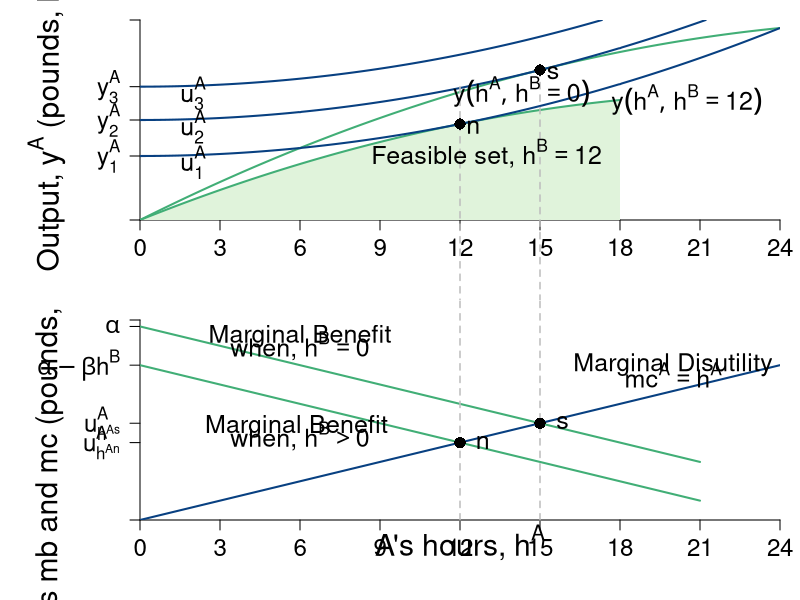

This figure's R source:
require(shape)
pdf(file = "coordination_failures/mb_mc_hours.pdf", width = 9, height = 12)

#Set parameters for graphics
pointsize <- 1.8
axislabelsize <- 1.8
labelsize <- 1.5
namesize <- 1.8
annotatesize <- 1.5
graphlinewidth <- 2
segmentlinewidth <- 1.5

COL <- c("#7fc97f", "#beaed4", "#fdc086", "#ffff99", "#386cb0", "#f0027f", "#bf5b17", "#666666")
COLA <- c("#e0f3db", "#99d8c9","#66c2a4","#41ae76", "#238b45", "#005824")
COLB <- c("#4eb3d3", "#2b8cbe", "#0868ac","#084081")


#Need to create a stacked graph and 
#use the option mfrow = c(2,1) for that
par(mar =  c(4, 7, 1, 1), mfrow = c(2,1))

indiffA <- function(ea, uA = 46.08) {
  uA + (1/2)*(ea)^2
}

output <- function(ea, eb = 12, alpha = 30, beta = 1/2){
  (alpha - beta*(ea+eb))*ea
}

uA <- function(ea, ya = output) {
  ya - 0.5*(ea)^2
}

mrsA <- function(ea){
  ea
}

slopeline <- function(ea, yint = 0.5, slope = 2){
  yint + slope*ea
}


xlims <- c(0, 24)
ylims <- c(0, 450)

npts <- 501 
x <- seq(xlims[1], xlims[2], length.out = npts)
y <- seq(ylims[1], ylims[2], length.out = npts) 
a <- c(uA(ea = 12, output(ea = 12, eb = 12)), uA(ea = 15, output(ea = 15, eb = 0)), 300)

plot(0, 0, xlim = xlims, ylim = ylims, type = "n",
     xlab = expression(paste("")),
     ylab = expression(paste("")), 
     xaxt = "n", 
     yaxt = "n", 
     cex.lab = axislabelsize, 
     bty = "n",
     xaxs="i", 
     yaxs="i")

# ticksy <- seq(from = 0, to = ylims[2], by = 2)
# ylabels <- seq(from = 0, to = ylims[2], by = 2)
ticksx <- seq(from = 0, to = xlims[2], by = 3)
xlabels <- seq(from = 0, to = xlims[2], by = 3)
ticksy <- c(0, 144, 225, 300, ylims[2])
ylabels <- c(NA, expression(paste(y[1]^A)), expression(paste(y[2]^A)), expression(paste(y[3]^A)), NA)
# ticksx <- c(0, 6.9, 12, 9.6, 16, 24, 26)
# xlabels <- c(NA, expression(paste(e^A,"*")), expression(paste(1/2*beta)), expression(paste(e^{AN})), expression(paste(alpha)), expression(paste(1/beta)), NA)

axis(1, at = ticksx, pos = 0, labels = xlabels, cex.axis= labelsize - 0.05)
axis(2, at = ticksy, pos = 0, labels = ylabels, las = 1, cex.axis= labelsize - 0.05)

npts <- 500 
xx1 <- seq(xlims[1], xlims[2], length.out = npts)
xx2 <- seq(xlims[1], 18, length.out = npts)
xx3 <- seq(xlims[1], 21, length.out = npts)

#Feasible set
xpolyF <- seq(from = 0, to = 18, length.out = 501)
ypolyF <- output(xpolyF, eb = 12)
polygon(c(0, xpolyF, 18, xlims[1]), 
        c(output(0, eb = 0), output(xpolyF, eb = 12), 0, 0),
        border = FALSE, col = COLA[1])


lines(xx1, output(xx1, eb = 0), col = COLA[4], lwd = graphlinewidth)
lines(xx2, output(xx2, eb = 12), col = COLA[4], lwd = graphlinewidth)

contour(x, y,
        outer(x, y, uA),
        drawlabels = FALSE,
        col = COLB[4],
        lwd = graphlinewidth,
        levels = a,
        xaxs="i",
        yaxs="i",
        add = TRUE)

segments(12, 300, 12, -300, lty = 2, col = "gray", lwd = segmentlinewidth, xpd = 350)
segments(15, output(ea = 15, eb = 0), 15, -300, lty = 2, col = "gray", lwd = segmentlinewidth, xpd = 350)

text(13, 150, expression(paste("Feasible set, ", h^B == 12)), xpd = TRUE, cex = labelsize)

# segments(2, 0, 2, ylims[2], lty = 2, col = "gray" , lwd = segmentlinewidth)
# segments(6, 0, 6, ylims[2], lty = 2, col = "gray" , lwd = segmentlinewidth)

#Axis labels
#mtext(expression(paste("A's hours, ", h^A)), side=1, line = 3.2, cex = axislabelsize)
#text(0.5*xlims[2], -40, expression(paste("A's hours, ", h^A)), xpd = TRUE, cex = axislabelsize)
text(-3.5, 0.5*ylims[2], expression(paste("Output, ", y^A," (pounds, lb)")), xpd = TRUE, cex = axislabelsize, srt = 90)

# text(-0.9, 0.5*ylims[2], expression(paste("Output, ", y^A)), xpd = TRUE, cex = axislabelsize, srt = 90)
# text(5, 12, expression(paste("slope", phantom()==h^A, phantom() == 2)), cex = annotatesize)
# Arrows(3.6, 12, 2.4, 12, col = "black", lty = 1, lwd = 2, arr.type = "triangle", arr.lwd = 0.5)
# text(9, 28, expression(paste("slope", phantom()==h^A, phantom() == 6)), cex = annotatesize)
# Arrows(7.6, 28, 6.4, 28, col = "black", lty = 1, lwd = 2, arr.type = "triangle", arr.lwd = 0.5)

#Label the iso-welfare functions for the HG, Aisha
text(2, 130, expression(u[1]^A), cex = annotatesize)
text(2, 210, expression(u[2]^A), cex = annotatesize)
text(2, 285, expression(u[3]^A), cex = annotatesize)

points(12, output(ea = 12), pch = 16, col = "black", cex = 1.5)
text(12 + 0.5, output(ea = 12) - 6, expression(paste(n)), cex = annotatesize)

points(15, output(ea = 15, eb = 0), pch = 16, col = "black", cex = 1.5)
text(15 + 0.5, output(ea = 15, eb = 0) - 6, expression(paste(s)), cex = annotatesize)


text(14.3, 288, expression(paste(y(h^A, h^B == 0))), cex = annotatesize)
text(20.5, 270, expression(paste(y(h^A, h^B == 12))), cex = annotatesize)



MBenefit <- function(ea, eb = 12, alpha = 30, beta = 1/2) {
  (alpha - beta*eb - 2*beta*ea)
}

MCost <- function(ea, slope = 1, intercept = 0){
  slope*ea
}


xlims <- c(0, 24)
ylims <- c(0, 31)

npts <- 501 
x <- seq(xlims[1], xlims[2], length.out = npts)
y <- seq(ylims[1], ylims[2], length.out = npts) 
a <- c(12, 46.08, 90)



plot(0, 0, xlim = xlims, ylim = ylims, type = "n",
     xlab = expression(paste("")),
     ylab = expression(paste("")), 
     xaxt = "n", 
     yaxt = "n", 
     cex.lab = axislabelsize, 
     bty = "n",
     xaxs="i", 
     yaxs="i")

# ticksy <- seq(from = 0, to = ylims[2], by = 2)
# ylabels <- seq(from = 0, to = ylims[2], by = 2)
# ticksx <- seq(from = 0, to = xlims[2], by = 2)
# xlabels <- seq(from = 0, to = xlims[2], by = 2)
ticksy <- c(0, MBenefit(12), MBenefit(15, eb = 0), MBenefit(ea = 0), 30, ylims[2])
ylabels <- c(NA, expression(paste(u[h^An]^A)), expression(paste(u[h^As]^A)), expression(paste(alpha - beta*h^B)), expression(paste(alpha)), NA)
# ticksx <- c(0, 12, 15, 24, 30, xlims[2])
# xlabels <- c(0, 12, 15, 24, 30, xlims[2])
ticksx <- seq(xlims[1], xlims[2], 3)
xlabels <- seq(xlims[1], xlims[2], 3)
#xlabels <- c(NA, expression(paste(h[1]^A)), expression(paste(h[2]^A)), expression(paste(frac(alpha - beta*h^b,2*beta) )), expression(paste(frac(alpha,2*beta) )), NA)

axis(1, at = ticksx, pos = 0, labels = xlabels ,las = 1, cex.axis = labelsize - 0.05)
axis(2, at = ticksy, pos = 0, labels = ylabels, las = 1, cex.axis = labelsize - 0.05)
#text(x = c(0, 12, 15, 24, 30, xlims[2]), par("usr")[3] - 0.4, labels = xlabels, srt = 0, pos = 1, xpd = TRUE, cex = labelsize - 0.05)

#mtext(expression(paste("Aram's hours, ", h^A)), side=1, line = 4, cex = axislabelsize)
text(0.5*xlims[2], -3.5, expression(paste("A's hours, ", h^A)), xpd = TRUE, cex = axislabelsize)
text(-3.5, 0.5*ylims[2], expression(paste("A's mb and mc (pounds, lb), ", u[h^A]^A)), xpd = TRUE, cex = axislabelsize, srt = 90) 

npts <- 500 
xx1 <- seq(xlims[1], xlims[2], length.out = npts)
xx2 <- seq(4, 8, length.out = npts)

lines(xx3, MBenefit(xx3, eb = 12), col = COLA[4], lwd = graphlinewidth)
lines(xx3, MBenefit(xx3, eb = 0), col = COLA[4], lwd = graphlinewidth)
lines(xx1, MCost(xx1), col = COLB[4], lwd = graphlinewidth)

#For NE hours = 12
# segments(0, 12, 12, 12, lty = 2, col =  "gray", lwd = segmentlinewidth)
segments(12, 0, 12, 300, lty = 2, col = "gray", lwd = segmentlinewidth, xpd = 350)
segments(15, 0, 15, 300, lty = 2, col = "gray", lwd = segmentlinewidth, xpd = 350)


#segments(0, 12, 300, 12, lty = 2, col =  "gray", lwd = segmentlinewidth, xpd = TRUE)

#For P-efficient hours = 10
#segments(0, MBenefit(15, eb = 0), 15, MBenefit(15, eb = 0), lty = 2, col = "gray" , lwd = segmentlinewidth)
#segments(15, 0, 15, MBenefit(15, eb = 0),  lty = 2, col = "gray" , lwd = segmentlinewidth)


text(6, 28.5, expression(paste("Marginal Benefit")), cex = labelsize)
text(6, 27, expression(paste("when, ", h^B== 0 )), cex = labelsize)
#text(8, 26.5, expression(paste("Marginal Benefit")), cex = labelsize)
#text(8, 25, expression(paste("when, ", h^B== 0 )), cex = labelsize)
#text(11.5, 24.3, expression(paste(mb^A== alpha - 2*beta*h^A )), cex = labelsize)
#text(11.5, 22.5, expression(paste("when, ", h^B== 0 )), cex = labelsize)

text(6, 14.5, expression(paste("Marginal Benefit ")), cex = labelsize)
text(6, 13, expression(paste("when, ", h^B > 0 )), cex = labelsize)
#text(5.5, 15.5, expression(paste("Marginal Benefit ")), cex = labelsize)
#text(5.5, 14, expression(paste("when, ", h^B > 0 )), cex = labelsize)
#text(24.5, 13.5, expression(paste(mb^A == alpha - beta*h^B - 2*beta*h^A)), cex = labelsize)
#text(24.5, 12, expression(paste("when, ", h^B > 0 )), cex = labelsize)
#Arrows(21.5, 12.5, 17, 8, col = "black", lty = 1, lwd = 2, arr.type = "triangle", arr.lwd = 0.5)


text(20, 24, expression(paste("Marginal Disutility")), cex = labelsize)
text(20, 22.5, expression(paste(mc^A == h^A)), cex = labelsize)




points(12, 12, pch = 16, col = "black", cex = 1.5)
text(12 + 0.85, 12.1, expression(paste(n)), cex = labelsize)

points(15, 15, pch = 16, col = "black", cex = 1.5)
text(15 + 0.85, 15.1, expression(paste(s)), cex = labelsize)

#Label the iso-welfare functions for the HG, Aisha
text(9.7, 60, expression(u[1]^A),  cex= labelsize - 0.05)
text(7.6, 60, expression(u[2]^A), cex= labelsize - 0.05)
text(4.8, 60, expression(u[3]^A), cex= labelsize - 0.05)


dev.off()
